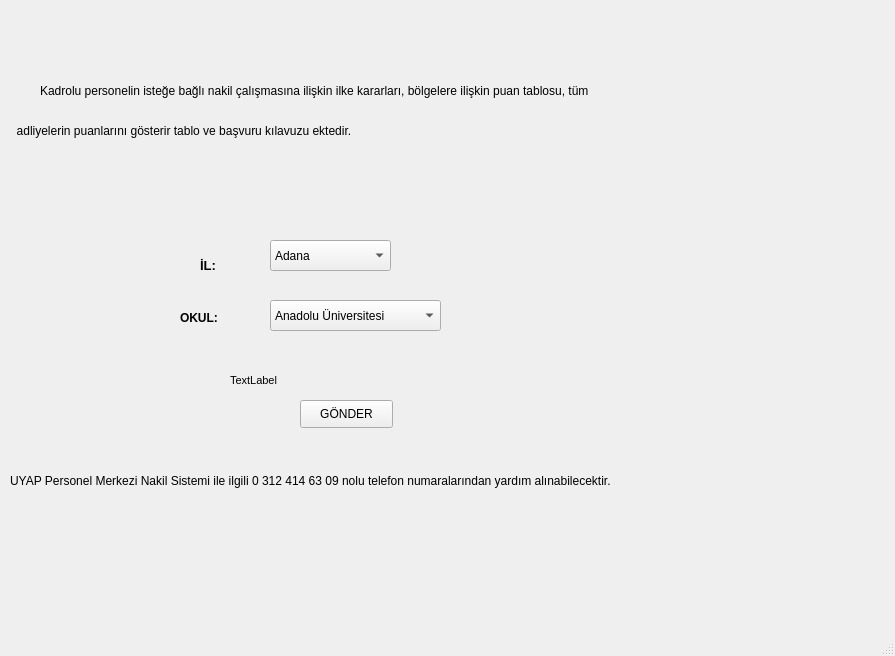
<?xml version="1.0" encoding="UTF-8"?>
<ui version="4.0">
 <class>MainWindow</class>
 <widget class="QMainWindow" name="MainWindow">
  <property name="geometry">
   <rect>
    <x>0</x>
    <y>0</y>
    <width>895</width>
    <height>656</height>
   </rect>
  </property>
  <property name="font">
   <font>
    <weight>50</weight>
    <bold>false</bold>
   </font>
  </property>
  <property name="windowTitle">
   <string>MainWindow</string>
  </property>
  <widget class="QWidget" name="centralwidget">
   <widget class="QComboBox" name="comboBox">
    <property name="geometry">
     <rect>
      <x>270</x>
      <y>240</y>
      <width>121</width>
      <height>31</height>
     </rect>
    </property>
    <item>
     <property name="text">
      <string>Adana</string>
     </property>
    </item>
    <item>
     <property name="text">
      <string>Adıyaman</string>
     </property>
    </item>
    <item>
     <property name="text">
      <string>Afyonkarahisar</string>
     </property>
    </item>
    <item>
     <property name="text">
      <string>Ağrı</string>
     </property>
    </item>
    <item>
     <property name="text">
      <string>Amasya</string>
     </property>
    </item>
    <item>
     <property name="text">
      <string>Ankara</string>
     </property>
    </item>
    <item>
     <property name="text">
      <string>Antalya</string>
     </property>
    </item>
    <item>
     <property name="text">
      <string>Artvin</string>
     </property>
    </item>
    <item>
     <property name="text">
      <string>Aydın</string>
     </property>
    </item>
    <item>
     <property name="text">
      <string>Balıkesir</string>
     </property>
    </item>
    <item>
     <property name="text">
      <string>Bursa</string>
     </property>
    </item>
    <item>
     <property name="text">
      <string>Çanakkale</string>
     </property>
    </item>
    <item>
     <property name="text">
      <string>Denizli</string>
     </property>
    </item>
    <item>
     <property name="text">
      <string>İstanbul</string>
     </property>
    </item>
   </widget>
   <widget class="QLabel" name="label">
    <property name="geometry">
     <rect>
      <x>200</x>
      <y>250</y>
      <width>61</width>
      <height>31</height>
     </rect>
    </property>
    <property name="font">
     <font>
      <pointsize>10</pointsize>
      <weight>75</weight>
      <bold>true</bold>
     </font>
    </property>
    <property name="text">
     <string>İL:</string>
    </property>
   </widget>
   <widget class="QComboBox" name="comboBox_2">
    <property name="geometry">
     <rect>
      <x>270</x>
      <y>300</y>
      <width>171</width>
      <height>31</height>
     </rect>
    </property>
    <item>
     <property name="text">
      <string>Anadolu Üniversitesi</string>
     </property>
    </item>
    <item>
     <property name="text">
      <string>Pamukkale Üniversitesi</string>
     </property>
    </item>
    <item>
     <property name="text">
      <string>Boğaziçi Üniversitesi</string>
     </property>
    </item>
    <item>
     <property name="text">
      <string>İTÜ</string>
     </property>
    </item>
    <item>
     <property name="text">
      <string>Bahçeşehir Üniversitesi</string>
     </property>
    </item>
    <item>
     <property name="text">
      <string>ODTÜ</string>
     </property>
    </item>
    <item>
     <property name="text">
      <string>Cerrahpaşa Üniversiteisi</string>
     </property>
    </item>
    <item>
     <property name="text">
      <string>KTÜ</string>
     </property>
    </item>
    <item>
     <property name="text">
      <string>9 Eylül Üniversitesi</string>
     </property>
    </item>
   </widget>
   <widget class="QLabel" name="label_3">
    <property name="geometry">
     <rect>
      <x>180</x>
      <y>310</y>
      <width>55</width>
      <height>16</height>
     </rect>
    </property>
    <property name="font">
     <font>
      <pointsize>9</pointsize>
      <weight>75</weight>
      <bold>true</bold>
     </font>
    </property>
    <property name="text">
     <string>OKUL:</string>
    </property>
   </widget>
   <widget class="QPushButton" name="pushButton">
    <property name="geometry">
     <rect>
      <x>300</x>
      <y>400</y>
      <width>93</width>
      <height>28</height>
     </rect>
    </property>
    <property name="text">
     <string>GÖNDER</string>
    </property>
   </widget>
   <widget class="QLabel" name="label_2">
    <property name="geometry">
     <rect>
      <x>230</x>
      <y>370</y>
      <width>261</width>
      <height>21</height>
     </rect>
    </property>
    <property name="font">
     <font>
      <pointsize>8</pointsize>
     </font>
    </property>
    <property name="text">
     <string>TextLabel</string>
    </property>
   </widget>
   <widget class="QLabel" name="label_4">
    <property name="geometry">
     <rect>
      <x>40</x>
      <y>70</y>
      <width>691</width>
      <height>41</height>
     </rect>
    </property>
    <property name="font">
     <font>
      <pointsize>9</pointsize>
     </font>
    </property>
    <property name="text">
     <string>Kadrolu personelin isteğe bağlı nakil çalışmasına ilişkin ilke kararları, bölgelere ilişkin puan tablosu, tüm</string>
    </property>
   </widget>
   <widget class="QLabel" name="label_5">
    <property name="geometry">
     <rect>
      <x>10</x>
      <y>110</y>
      <width>681</width>
      <height>41</height>
     </rect>
    </property>
    <property name="font">
     <font>
      <pointsize>9</pointsize>
     </font>
    </property>
    <property name="text">
     <string>  adliyelerin puanlarını gösterir tablo ve başvuru kılavuzu ektedir.</string>
    </property>
   </widget>
   <widget class="QLabel" name="label_6">
    <property name="geometry">
     <rect>
      <x>10</x>
      <y>460</y>
      <width>771</width>
      <height>41</height>
     </rect>
    </property>
    <property name="font">
     <font>
      <pointsize>9</pointsize>
     </font>
    </property>
    <property name="text">
     <string>UYAP Personel Merkezi Nakil Sistemi ile ilgili 0 312 414 63 09 nolu telefon numaralarından yardım alınabilecektir.</string>
    </property>
   </widget>
  </widget>
  <widget class="QStatusBar" name="statusbar"/>
 </widget>
 <resources/>
 <connections/>
</ui>
